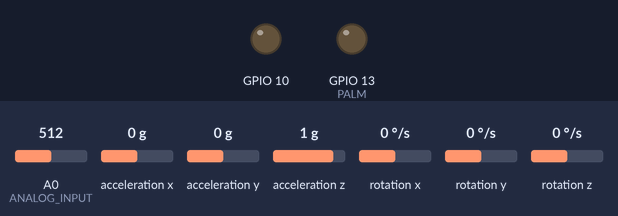
The sketch below on a simulated ESP8266 (Wemos D1 mini). On the bench: output pins drawn as LEDs (lit = HIGH). Wiring (inferred from the names in the program): MPU-6050 motion sensor at I2C address 0x68. The inputs (shaded band) are chosen by the test bench; at power-on: A0 (ANALOG_INPUT) = 512, acceleration x 0 g, acceleration y 0 g, acceleration z 1 g, rotation x 0 °/s, rotation y 0 °/s, rotation z 0 °/s. WiFi joins after 1.5 s; servers stay silent unless stated; pins used as bus, display or sensor lines are not drawn; what the sketch prints to the serial monitor is not drawn.

Above: at 0.0 s.
At 1.7 s:
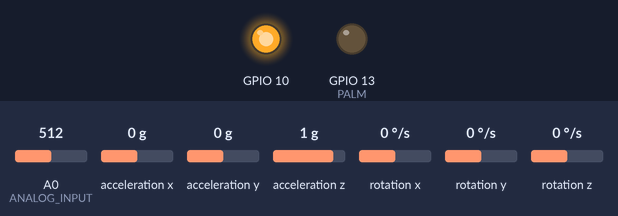
At 11.7 s:
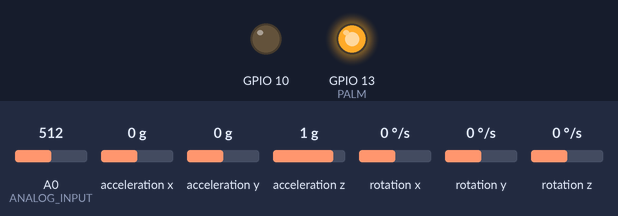
Timing chart, 0 to 13.2 s (numbered marks = the images above):
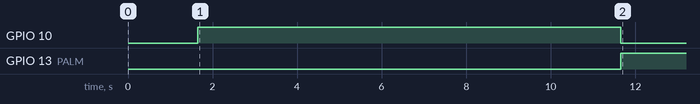

The sketch:

Pressure_sensing_Glove.ino
```cpp
/*
 ESP8266 4051 Multiplexer by Brian Lough

 An example showing how to use a 4051 multiplexer with an esp8266
 to connect up to 8 analog sensors.
 Wiring:
 Wemos ->  4051
 ---------------
 D4    ->   S0 (A)
 D3    ->   S1 (B)
 D2    ->   S2 (C)
 A0    ->   Common
 3.3v  ->   VCC
 G     ->   GND
 G     ->   Inhibit
 G     ->   VEE

 4051 Option pins are then wired to whatever Analog sensors required
 One thing to note: say for example if you only require 2 analog sensors,
 You can just wire up S0(A) and connect S1 & S2 to GND and you will be
 able to switch between option 1 and option 2 pins.
 Same goes for up to 4 pins (just use S0 & S1)
*/
#include <Wire.h>
#include<Math.h>
#include<Ticker.h>

#include <ESP8266WiFi.h>
#include <FirebaseArduino.h>


#define FIREBASE_HOST "stroke-rehab.firebaseio.com"
#define FIREBASE_AUTH "Z1a1gk928gIXrcKebkVI6BZCc8mpmxFHlSkqndkp"
#define WIFI_SSID "Pakka nahi milega"
#define WIFI_PASSWORD "chahtekyaho"

Ticker blinker;

int MUX_A=16;             //D0 PIN
int MUX_B=5;              //D1 PIN
int MUX_C=2;              //D4 PIN
int MUX_D=14;             //D5 PIN
int MUX_E=12;             //D6 PIN
int PALM=13;              //D7 PIN

int ANALOG_INPUT=17;      //A0 PIN


int va, vb, vc, vd, ve, vp ;
int acc_status, count=0;

// MPU6050 Slave Device Address
const uint8_t MPU6050SlaveAddress = 0x68;

// Select SDA and SCL pins for I2C communication
const uint8_t scl = 0;
const uint8_t sda = 4;


double Ax, Ay, Az, T, Gx, Gy, Gz, Ax0=0, Ay0=0, Az0=0;
int ta=0,tb=0,tc=0,td=0,te=0,tp=0;

// sensitivity scale factor respective to full scale setting provided in datasheet
const uint16_t AccelScaleFactor = 16384;
const uint16_t GyroScaleFactor = 131;

// MPU6050 few configuration register addresses
const uint8_t MPU6050_REGISTER_SMPLRT_DIV   =  0x19;
const uint8_t MPU6050_REGISTER_USER_CTRL    =  0x6A;
const uint8_t MPU6050_REGISTER_PWR_MGMT_1   =  0x6B;
const uint8_t MPU6050_REGISTER_PWR_MGMT_2   =  0x6C;
const uint8_t MPU6050_REGISTER_CONFIG       =  0x1A;
const uint8_t MPU6050_REGISTER_GYRO_CONFIG  =  0x1B;
const uint8_t MPU6050_REGISTER_ACCEL_CONFIG =  0x1C;
const uint8_t MPU6050_REGISTER_FIFO_EN      =  0x23;
const uint8_t MPU6050_REGISTER_INT_ENABLE   =  0x38;
const uint8_t MPU6050_REGISTER_ACCEL_XOUT_H =  0x3B;
const uint8_t MPU6050_REGISTER_SIGNAL_PATH_RESET  = 0x68;

int16_t AccelX, AccelY, AccelZ, Temperature, GyroX, GyroY, GyroZ;

void init_sensors();
void changeMux();
void MPU6050_Init();
void acc_value();


void changeMux(int a, int b, int c, int d, int e, int p) {
  digitalWrite(MUX_A, a);
  digitalWrite(MUX_B, b);
  digitalWrite(MUX_C, c);
  digitalWrite(MUX_D, d);
  digitalWrite(MUX_E, e);
  digitalWrite(PALM, p);
}

void init_sensors(){
  pinMode(MUX_A, OUTPUT);
  pinMode(MUX_B, OUTPUT);
  pinMode(MUX_C, OUTPUT);
  pinMode(MUX_D, OUTPUT);
  pinMode(MUX_E, OUTPUT);
  pinMode(PALM, OUTPUT);
  pinMode(ANALOG_INPUT, INPUT);
}

void sensorout(){


  changeMux(HIGH, LOW, LOW, LOW, LOW, LOW);
  va = analogRead(ANALOG_INPUT); //Value of the sensor connected D0 pin of Mux

  changeMux(LOW, HIGH, LOW, LOW, LOW, LOW);
  vb = analogRead(ANALOG_INPUT); //Value of the sensor connected Option D1 pin of Mux

  changeMux(LOW, LOW, HIGH, LOW, LOW, LOW);
  vc = analogRead(ANALOG_INPUT); //Value of the sensor connected Option D4 pin of Mux

  changeMux(LOW, LOW, LOW, HIGH, LOW, LOW);
  vd = analogRead(ANALOG_INPUT); //Value of the sensor connected Option D5 pin of Mux

  changeMux(LOW, LOW, LOW, LOW, HIGH, LOW);
  ve = analogRead(ANALOG_INPUT); //Value of the sensor connected Option D6 pin of Mux

  changeMux(LOW, LOW, LOW, LOW, LOW, HIGH);
  vp = analogRead(ANALOG_INPUT); //Value of the sensor connected Option D7 pin of Mux

//  Serial.print(va);
//  Serial.print(" ");
//  Serial.print(vb);
//  Serial.print(" ");
//  Serial.print(vc);
//  Serial.print(" ");
//  Serial.print(vd);
//  Serial.print(" ");
//  Serial.print(ve);
//  Serial.print(" ");
//  Serial.print(vp);
//  Serial.print(" ");
//  Serial.print("\n");
//  delay(100);
}

void acc_value(){
  Read_RawValue(MPU6050SlaveAddress, MPU6050_REGISTER_ACCEL_XOUT_H);

  //divide each with their sensitivity scale factor
  Ax = (double)AccelX/AccelScaleFactor;
  Ay = (double)AccelY/AccelScaleFactor;
  Az = (double)AccelZ/AccelScaleFactor;
  T = (double)Temperature/340+36.53; //temperature formula
  Gx = (double)GyroX/GyroScaleFactor;
  Gy = (double)GyroY/GyroScaleFactor;
  Gz = (double)GyroZ/GyroScaleFactor;

//  Serial.print("Ax: "); Serial.print(Ax);
//  Serial.print(" Ay: "); Serial.print(Ay);
//  Serial.print(" Az: "); Serial.print(Az);
//  Serial.print("\n");
//  Serial.print(" T: "); Serial.print(T);
//  Serial.print(" Gx: "); Serial.print(Gx);
//  Serial.print(" Gy: "); Serial.print(Gy);
//  Serial.print(" Gz: "); Serial.println(Gz);
  double a=Ax-Ax0;
  double b=Ax-Ax0;
  double c=Ax-Ax0;
  a=(a>0?a:-a);
  b=(b>0?b:-b);
  c=(c>0?c:-c);
  if (a>0.03 || b>0.03 || c>0.03){
    //Serial.println("1");
    acc_status=1;
    Ax0=Ax;
    Ay0=Ay;
    Az0=Az;

  }
  else{
    //Serial.println("0");
    acc_status=0;
  }

}

 void I2C_Write(uint8_t deviceAddress, uint8_t regAddress, uint8_t data){
  Wire.beginTransmission(deviceAddress);
  Wire.write(regAddress);
  Wire.write(data);
  Wire.endTransmission();
}

// read all 14 register
void Read_RawValue(uint8_t deviceAddress, uint8_t regAddress){
  Wire.beginTransmission(deviceAddress);
  Wire.write(regAddress);
  Wire.endTransmission();
  Wire.requestFrom(deviceAddress, (uint8_t)14);
  AccelX = (((int16_t)Wire.read()<<8) | Wire.read());
  AccelY = (((int16_t)Wire.read()<<8) | Wire.read());
  AccelZ = (((int16_t)Wire.read()<<8) | Wire.read());
  Temperature = (((int16_t)Wire.read()<<8) | Wire.read());
  GyroX = (((int16_t)Wire.read()<<8) | Wire.read());
  GyroY = (((int16_t)Wire.read()<<8) | Wire.read());
  GyroZ = (((int16_t)Wire.read()<<8) | Wire.read());
}

//configure MPU6050
void MPU6050_Init(){
  delay(150);
  I2C_Write(MPU6050SlaveAddress, MPU6050_REGISTER_SMPLRT_DIV, 0x07);
  I2C_Write(MPU6050SlaveAddress, MPU6050_REGISTER_PWR_MGMT_1, 0x01);
  I2C_Write(MPU6050SlaveAddress, MPU6050_REGISTER_PWR_MGMT_2, 0x00);
  I2C_Write(MPU6050SlaveAddress, MPU6050_REGISTER_CONFIG, 0x00);
  I2C_Write(MPU6050SlaveAddress, MPU6050_REGISTER_GYRO_CONFIG, 0x00);//set +/-250 degree/second full scale
  I2C_Write(MPU6050SlaveAddress, MPU6050_REGISTER_ACCEL_CONFIG, 0x00);// set +/- 2g full scale
  I2C_Write(MPU6050SlaveAddress, MPU6050_REGISTER_FIFO_EN, 0x00);
  I2C_Write(MPU6050SlaveAddress, MPU6050_REGISTER_INT_ENABLE, 0x01);
  I2C_Write(MPU6050SlaveAddress, MPU6050_REGISTER_SIGNAL_PATH_RESET, 0x00);
  I2C_Write(MPU6050SlaveAddress, MPU6050_REGISTER_USER_CTRL, 0x00);
}

//void firedata(){
//  ta=ta/count;
//  tb=tb/count;
//  tc=tc/count;
//  td=td/count;
//  te=te/count;
//  tp=tp/count;
//  Firebase.set("/devices/gloveid/f1",ta);
//  Firebase.set("/devices/gloveid/f2",tb);
//  Firebase.set("/devices/gloveid/f3",tc);
//  Firebase.set("/devices/gloveid/f4",td);
//  Firebase.set("/devices/gloveid/f5",te);
//  Firebase.set("/devices/gloveid/flexibilty",tp);
//  Firebase.set("/devices/gloveid/motion",acc_status);        //acc_status
////  if (Firebase.failed()){
////    Serial.println("Failed");
////  }
//}

void setup() {
  init_sensors();         //Deifne output pins for Mux
  Serial.begin(9600);
  Wire.begin(sda, scl);
  MPU6050_Init();

  WiFi.begin(WIFI_SSID, WIFI_PASSWORD);
  Serial.print("connecting");
  while (WiFi.status() != WL_CONNECTED) {
    Serial.print(".");
    delay(500);
  }
  Serial.println();
  Serial.print("connected: ");
  Serial.println(WiFi.localIP());

  Firebase.begin(FIREBASE_HOST, FIREBASE_AUTH);
  //y = Firebase.getInt("/value");
  //Serial.println(y);

  if (Firebase.failed()){
    Serial.println("Connection Failed!!");
    }


  //blinker.attach(10,firedata);

  pinMode(10,OUTPUT);
  digitalWrite(10,HIGH);
  delay(10000);
  digitalWrite(10,LOW);

}

void loop() {
  sensorout();
  acc_value();

  ta+=va;
  tb+=vb;
  tc+=vc;
  td+=vd;
  te+=ve;
  tp+=vp;
  count++;

  Serial.println(acc_status);
  Serial.print(va);
  Serial.print(" ");
  Serial.print(vb);
  Serial.print(" ");
  Serial.print(vc);
  Serial.print(" ");
  Serial.print(vd);
  Serial.print(" ");
  Serial.print(ve);
  Serial.print(" ");
  Serial.print(vp);
  Serial.print(" ");
  Serial.print("\n");

   Firebase.setInt("/devices/gloveid/f1",va);
  Firebase.setInt("/devices/gloveid/f2",vb);
  Firebase.setInt("/devices/gloveid/f3",vc);
  Firebase.setInt("/devices/gloveid/f4",vd);
  Firebase.setInt("/devices/gloveid/f5",ve);
  Firebase.setInt("/devices/gloveid/flexibilty",vp);
  Firebase.setInt("/devices/gloveid/motion",acc_status);        //acc_status
   if (Firebase.failed()){
    Serial.println("Connection Failed!!");
    }
  delay(2000);


}
```

Measured:
- by itself, GPIO 13 (PALM): LOW → HIGH at 11.7 s
